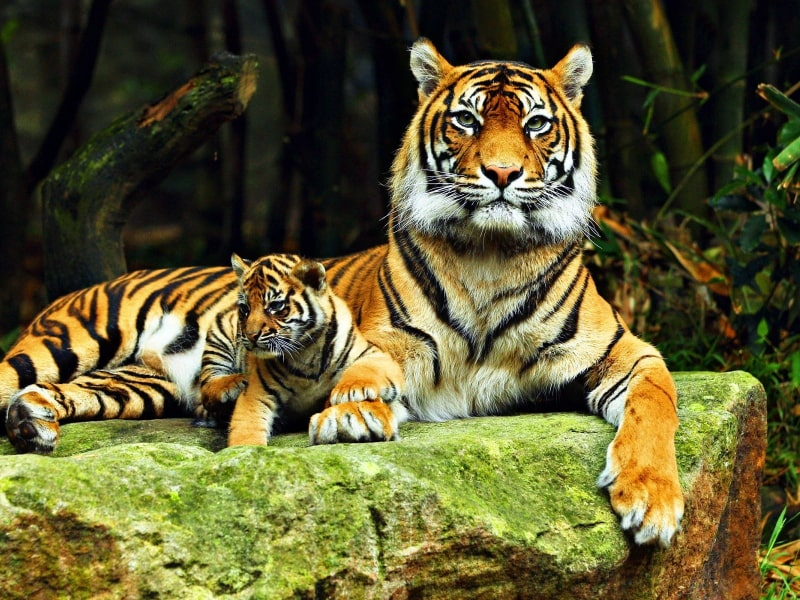
//> input picture ll.jpg, 800 x 600 px
$ ./main   (built with g++ and OpenCV 4)
//> lines starting //> are read from the running program, lines starting //| are printed output that depends on the picture
#include <iostream>
#include <opencv2/core/core.hpp>
#include <opencv2/highgui/highgui.hpp>
#include <opencv2/imgproc.hpp>

using namespace std;

int main(int argc, char** argv)
{
    cv::Mat im_rgb= cv::imread("ll.jpg");
//> im_rgb is the input picture: 600 rows x 800 cols, CV_8UC3; mean B, G, R 50.1, 90.6, 94.8

    if (im_rgb.empty()) {
        cout << "Error" << endl;
        return -1;
    }

    cv::imshow("original",im_rgb);
    cv::waitKey(0);

    cv::Mat im_gr;
    cvtColor(im_rgb,im_gr,cv::COLOR_RGB2GRAY);
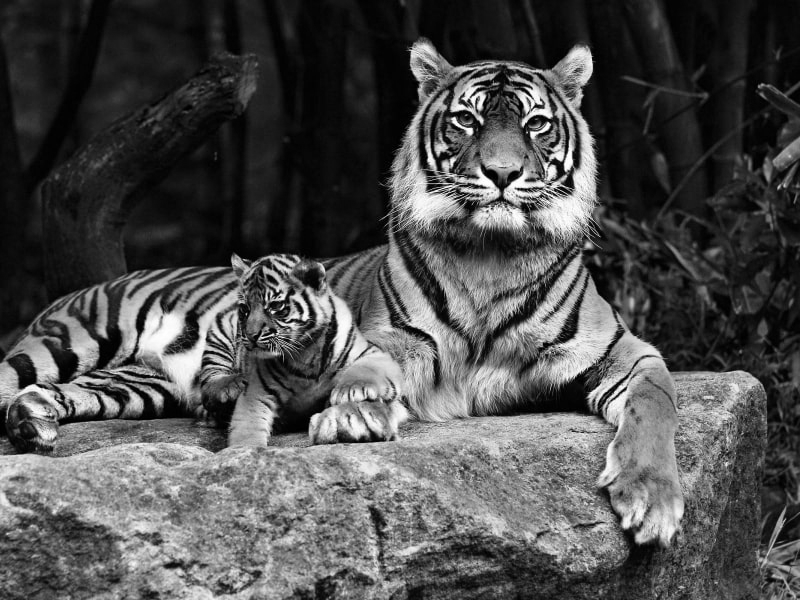
//> im_gr: 600 rows x 800 cols, CV_8UC1; min 0, max 255, mean 79
    imshow("gray", im_gr);
    cv::waitKey(0);

    cv::Mat im_canny;
    cv::Canny(im_rgb,im_canny,100,200);
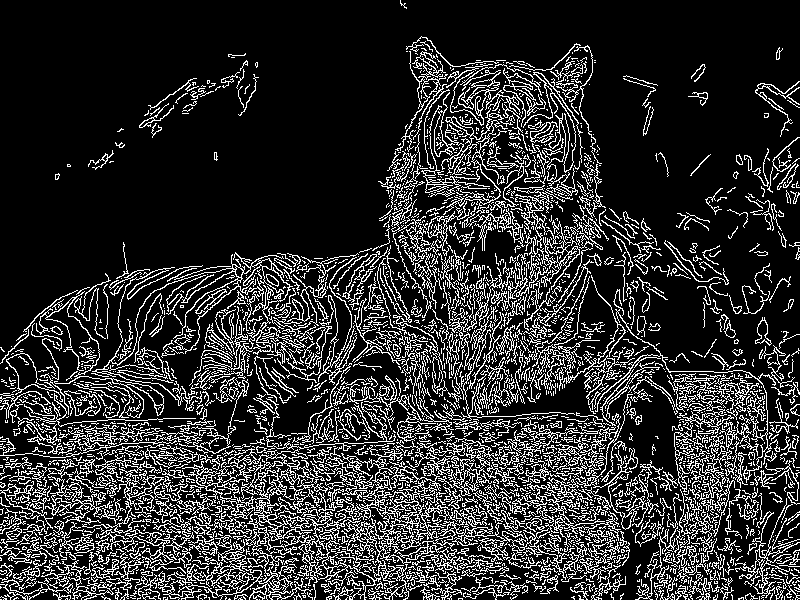
//> im_canny: 600 rows x 800 cols, CV_8UC1; 18.3% white in thin lines or dots
    imshow("Canny", im_canny);
    cv::waitKey(0);

    cv::Mat im_gauss;
    GaussianBlur(im_rgb,im_gauss, cv::Size(5, 5), 0);
    imshow("Gaussian", im_gauss);
    cv::waitKey(0);

    cv::Mat im_hsv;
    cvtColor(im_rgb,im_hsv, cv::COLOR_BGR2HSV);
//> im_hsv: 600 rows x 800 cols, CV_8UC3; mean H, S, V 44.1, 132.8, 100.8
    imshow("HSV", im_hsv);
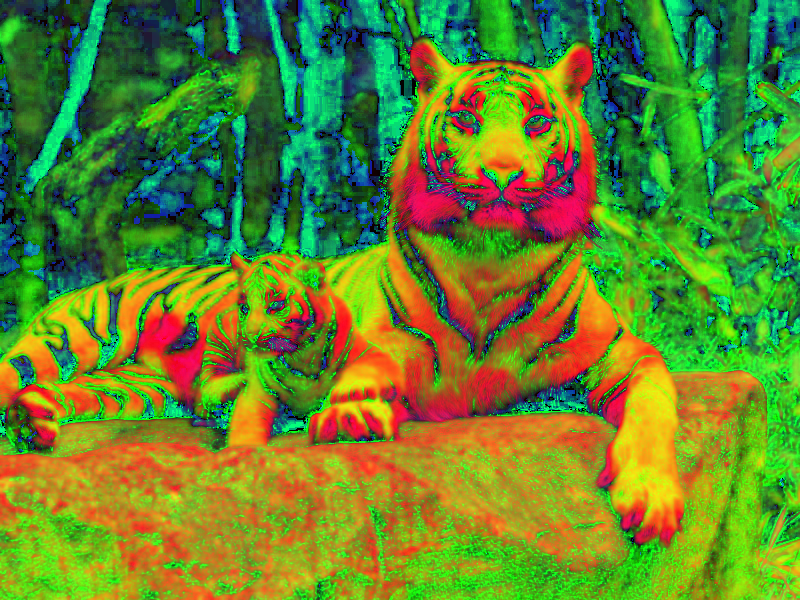
//> window 'HSV': 600 rows x 800 cols, CV_8UC3; mean B, G, R 44.1, 132.8, 100.8
    cv::waitKey(0);

    cv::Mat im_clr;
    cvtColor(im_rgb,im_clr, cv::COLOR_BGR2YCrCb);
//> im_clr: 600 rows x 800 cols, CV_8UC3; mean of channels 0, 1, 2 87.2, 133.4, 107.1
    imshow("YCrCb", im_clr);
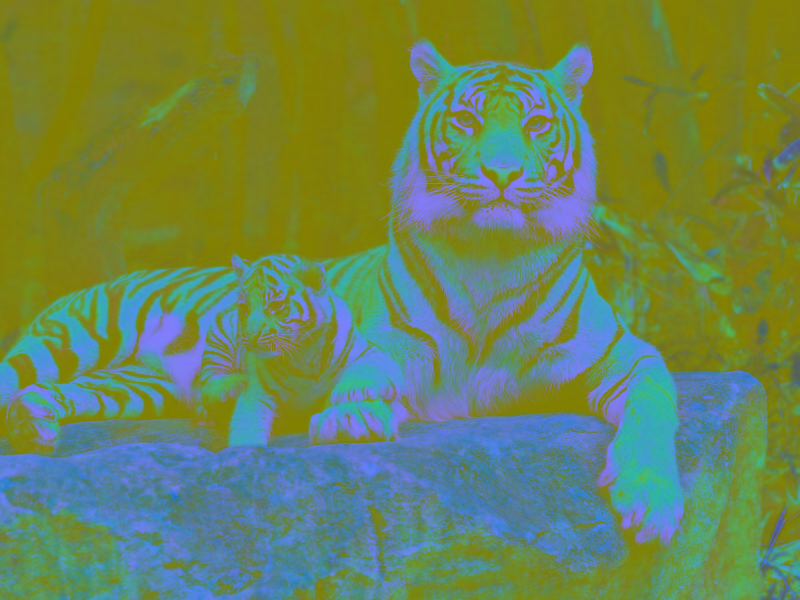
//> window 'YCrCb': 600 rows x 800 cols, CV_8UC3; mean B, G, R 87.2, 133.4, 107.1
    cv::waitKey(0);
    return 0;
}
